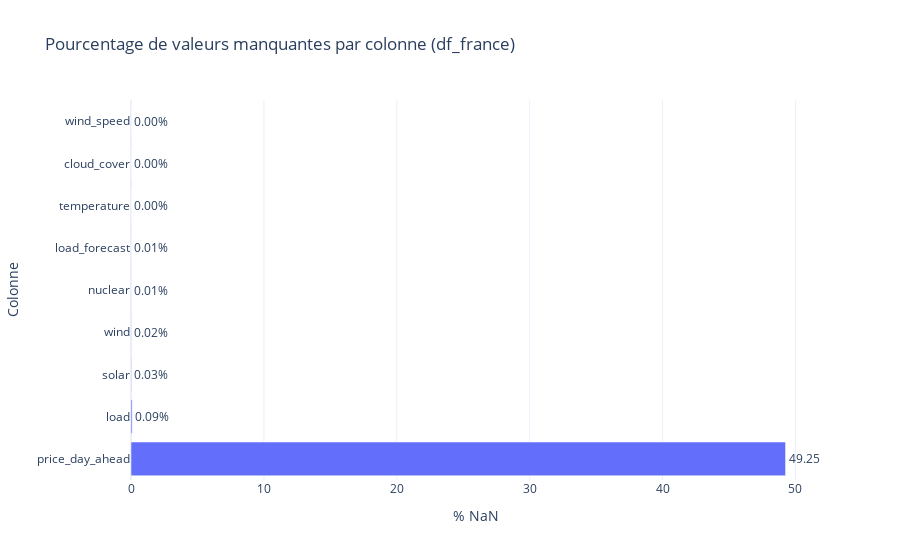

Notebook source saved alongside this figure:
### Markdown cell above
* Valeurs manquantes

### Code cell
# Quantification et visualisation des valeurs manquantes (df_france)

missing_count = df_france.isna().sum()
missing_pct = (missing_count / len(df_france)) * 100
missing_df_all = (
    pd.DataFrame({"missing_count": missing_count, "missing_pct": missing_pct})
    .sort_values("missing_pct", ascending=False)
)
display(missing_df_all)

# Bar plot des pourcentages de valeurs manquantes
fig_missing_bar = px.bar(
    missing_df_all.reset_index().rename(columns={"index": "column"}),
    x="missing_pct",
    y="column",
    orientation="h",
    text="missing_pct",
    title="Pourcentage de valeurs manquantes par colonne (df_france)",
    labels={"missing_pct": "% NaN", "column": "Colonne"},
)
fig_missing_bar.update_traces(texttemplate="%{text:.2f}%", textposition="outside")

fig_missing_bar.show()

### Figure 1 — Plotly figure (JSON) as saved in the notebook; plotly's stock layout.template omitted (floating-point values rounded to 4 significant figures)
{"data": [{"hovertemplate": "% NaN=%{text}<br>Colonne=%{y}<extra></extra>", "legendgroup": "", "marker": {"color": "#636efa", "pattern": {"shape": ""}}, "name": "", "orientation": "h", "showlegend": false, "text": [49.25, 0.0873, 0.02976, 0.01587, 0.00992, 0.005952, 0.0, 0.0, 0.0], "textposition": "outside", "texttemplate": "%{text:.2f}%", "type": "bar", "x": [49.25, 0.0873, 0.02976, 0.01587, 0.00992, 0.005952, 0.0, 0.0, 0.0], "xaxis": "x", "y": ["price_day_ahead", "load", "solar", "wind", "nuclear", "load_forecast", "temperature", "cloud_cover", "wind_speed"], "yaxis": "y"}], "layout": {"barmode": "relative", "legend": {"tracegroupgap": 0}, "title": {"text": "Pourcentage de valeurs manquantes par colonne (df_france)"}, "xaxis": {"anchor": "y", "domain": [0, 1], "title": {"text": "% NaN"}}, "yaxis": {"anchor": "x", "domain": [0, 1], "title": {"text": "Colonne"}}}}
